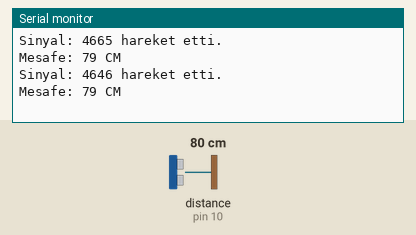
Bench run of a sketch on a simulated Arduino Uno, built with avr-gcc and run on an emulated ATmega328P. Parts: the last lines printed to the serial monitor. Wiring (inferred from the names in the program): ultrasonic range finder: trigger pin 9; echo pin 10. The inputs (shaded band) are chosen by the test bench; at power-on: distance to the obstacle (sensor on pin 10) 80 cm. The echo pulse lasts 58.3 µs per cm.

Above: at 1.8 s.
1.9 s: distance to the obstacle (sensor on pin 10) set to 2 cm
At 2.8 s:
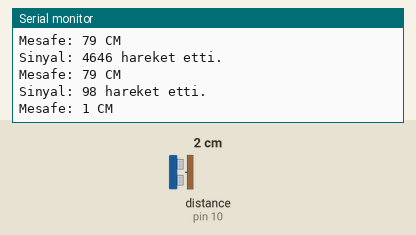
3.4 s: distance to the obstacle (sensor on pin 10) set to 4 cm
At 4.4 s:
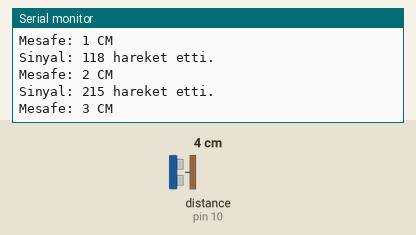
Timing chart, 0 to 6.4 s (numbered marks = the images above; inputs shaded):
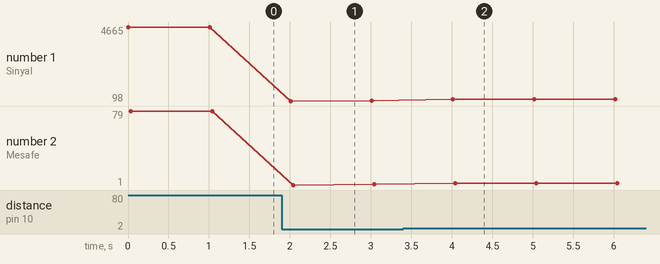

The sketch:

HC-SR04.ino
```cpp
int trigPin=9;
int echoPin=10;
long timeVal;
long lengthVal;

void setup() {
    pinMode(trigPin,OUTPUT);
    pinMode(echoPin,INPUT);
    Serial.begin(9600);
}

void loop() {
    digitalWrite(trigPin,LOW);
    delayMicroseconds(2);
    digitalWrite(trigPin,HIGH);
    delayMicroseconds(10);

    digitalWrite(trigPin,LOW);
    timeVal = pulseIn(echoPin,HIGH);
    lengthVal = (timeVal/2)/29.154;

    Serial.print("Sinyal: ");
    Serial.print(timeVal);
    Serial.println(" hareket etti.");

    Serial.print("Mesafe: ");
    Serial.print(lengthVal);
    Serial.println(" CM");

    delay(1000);
}
```

Measured:
- after the input at 1.9 s, the serial monitor: prints a new line after 0.11 s (image 1)
- after the input at 3.4 s, the serial monitor: prints a new line after 0.62 s (image 2)
- plotted number 1: 4646 → 118 after the input at 1.9 s, 118 → 215 after the input at 3.4 s
- plotted number 2: 79 → 2 after the input at 1.9 s, 2 → 3 after the input at 3.4 s
